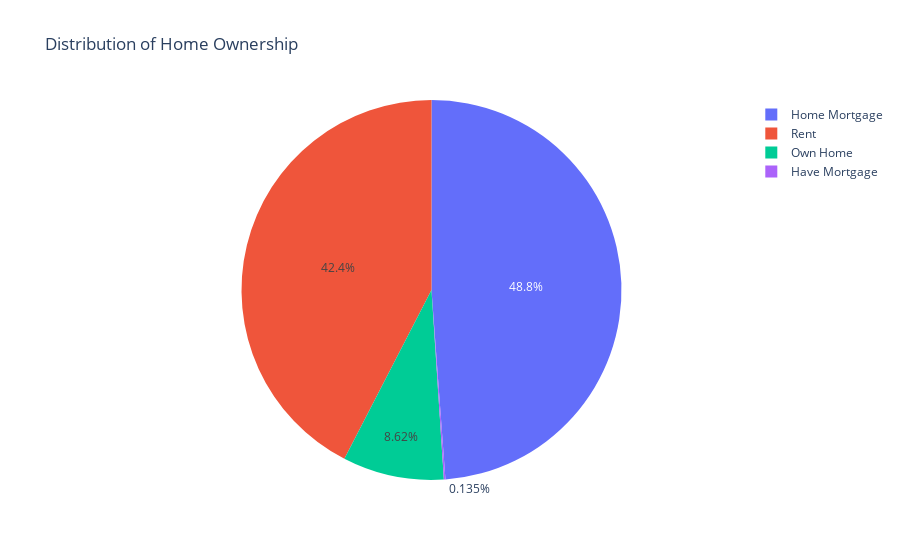
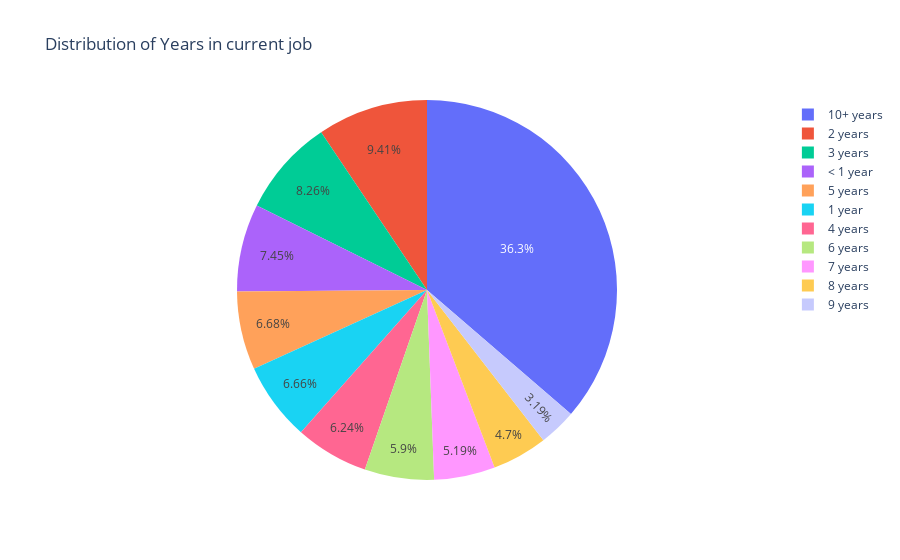
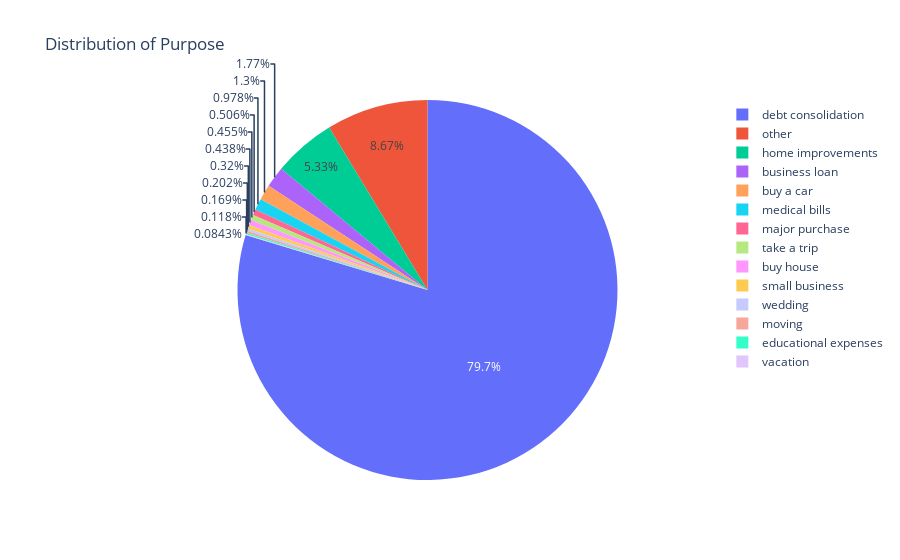
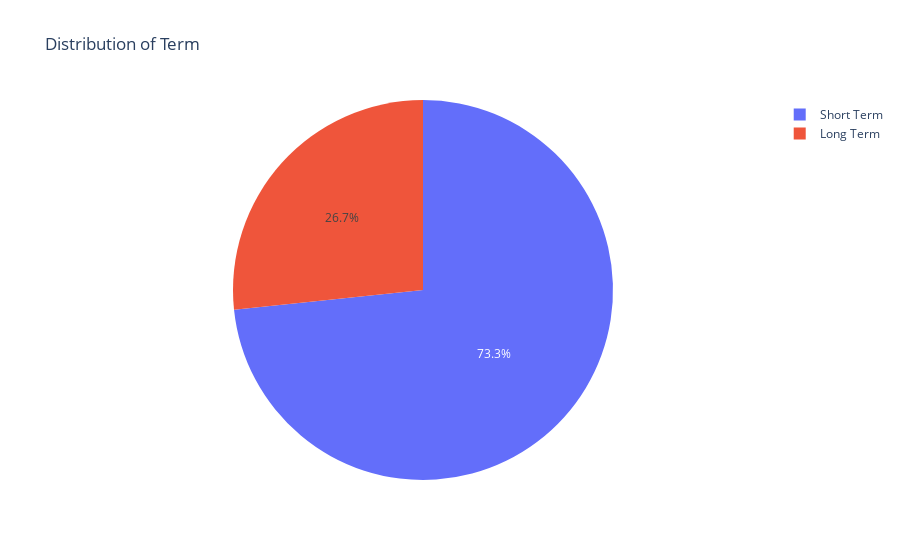

Here is the notebook cell these charts were saved with, in order:
### Code cell
import plotly.express as px

for i in categorical:
    counts = df[i].value_counts()
    fig = px.pie(counts, values=counts.values, names=counts.index, title=f'Distribution of {i}')
    fig.show()

### Figure 1 — Plotly figure (JSON) as saved in the notebook; plotly's stock layout.template omitted (floating-point values rounded to 4 significant figures)
{"data": [{"domain": {"x": [0, 1], "y": [0, 1]}, "hovertemplate": "Home Ownership=%{label}<br>value=%{value}<extra></extra>", "labels": ["Home Mortgage", "Rent", "Own Home", "Have Mortgage"], "legendgroup": "", "name": "", "showlegend": true, "type": "pie", "values": [2896, 2516, 511, 8]}], "layout": {"legend": {"tracegroupgap": 0}, "title": {"text": "Distribution of Home Ownership"}}}

### Figure 2 — Plotly figure (JSON) as saved in the notebook; plotly's stock layout.template omitted (floating-point values rounded to 4 significant figures)
{"data": [{"domain": {"x": [0, 1], "y": [0, 1]}, "hovertemplate": "Years in current job=%{label}<br>value=%{value}<extra></extra>", "labels": ["10+ years", "2 years", "3 years", "< 1 year", "5 years", "1 year", "4 years", "6 years", "7 years", "8 years", "9 years"], "legendgroup": "", "name": "", "showlegend": true, "type": "pie", "values": [2154, 558, 490, 442, 396, 395, 370, 350, 308, 279, 189]}], "layout": {"legend": {"tracegroupgap": 0}, "title": {"text": "Distribution of Years in current job"}}}

### Figure 3 — Plotly figure (JSON) as saved in the notebook; plotly's stock layout.template omitted (floating-point values rounded to 4 significant figures)
{"data": [{"domain": {"x": [0, 1], "y": [0, 1]}, "hovertemplate": "Purpose=%{label}<br>value=%{value}<extra></extra>", "labels": ["debt consolidation", "other", "home improvements", "business loan", "buy a car", "medical bills", "major purchase", "take a trip", "buy house", "small business", "wedding", "moving", "educational expenses", "vacation"], "legendgroup": "", "name": "", "showlegend": true, "type": "pie", "values": [4725, 514, 316, 105, 77, 58, 30, 27, 26, 19, 12, 10, 7, 5]}], "layout": {"legend": {"tracegroupgap": 0}, "title": {"text": "Distribution of Purpose"}}}

### Figure 4 — Plotly figure (JSON) as saved in the notebook; plotly's stock layout.template omitted (floating-point values rounded to 4 significant figures)
{"data": [{"domain": {"x": [0, 1], "y": [0, 1]}, "hovertemplate": "Term=%{label}<br>value=%{value}<extra></extra>", "labels": ["Short Term", "Long Term"], "legendgroup": "", "name": "", "showlegend": true, "type": "pie", "values": [4350, 1581]}], "layout": {"legend": {"tracegroupgap": 0}, "title": {"text": "Distribution of Term"}}}
